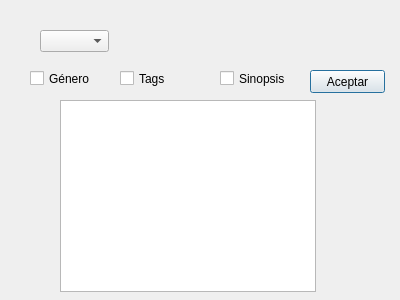
<?xml version="1.0" encoding="UTF-8"?>
<ui version="4.0">
 <class>Dialog</class>
 <widget class="QDialog" name="Dialog">
  <property name="geometry">
   <rect>
    <x>0</x>
    <y>0</y>
    <width>400</width>
    <height>300</height>
   </rect>
  </property>
  <property name="windowTitle">
   <string>Dialog</string>
  </property>
  <widget class="QComboBox" name="usuarioSelector">
   <property name="geometry">
    <rect>
     <x>40</x>
     <y>30</y>
     <width>69</width>
     <height>22</height>
    </rect>
   </property>
  </widget>
  <widget class="QCheckBox" name="checkBoxGenero">
   <property name="geometry">
    <rect>
     <x>30</x>
     <y>70</y>
     <width>70</width>
     <height>17</height>
    </rect>
   </property>
   <property name="text">
    <string>Género</string>
   </property>
  </widget>
  <widget class="QCheckBox" name="checkBoxTags">
   <property name="geometry">
    <rect>
     <x>120</x>
     <y>70</y>
     <width>70</width>
     <height>17</height>
    </rect>
   </property>
   <property name="text">
    <string>Tags</string>
   </property>
  </widget>
  <widget class="QCheckBox" name="checkBoxSinopsis">
   <property name="geometry">
    <rect>
     <x>220</x>
     <y>70</y>
     <width>70</width>
     <height>17</height>
    </rect>
   </property>
   <property name="text">
    <string>Sinopsis</string>
   </property>
  </widget>
  <widget class="QPushButton" name="btnAceptar">
   <property name="geometry">
    <rect>
     <x>310</x>
     <y>70</y>
     <width>75</width>
     <height>23</height>
    </rect>
   </property>
   <property name="text">
    <string>Aceptar</string>
   </property>
  </widget>
  <widget class="QListView" name="listView">
   <property name="geometry">
    <rect>
     <x>60</x>
     <y>100</y>
     <width>256</width>
     <height>192</height>
    </rect>
   </property>
  </widget>
 </widget>
 <resources/>
 <connections/>
</ui>
